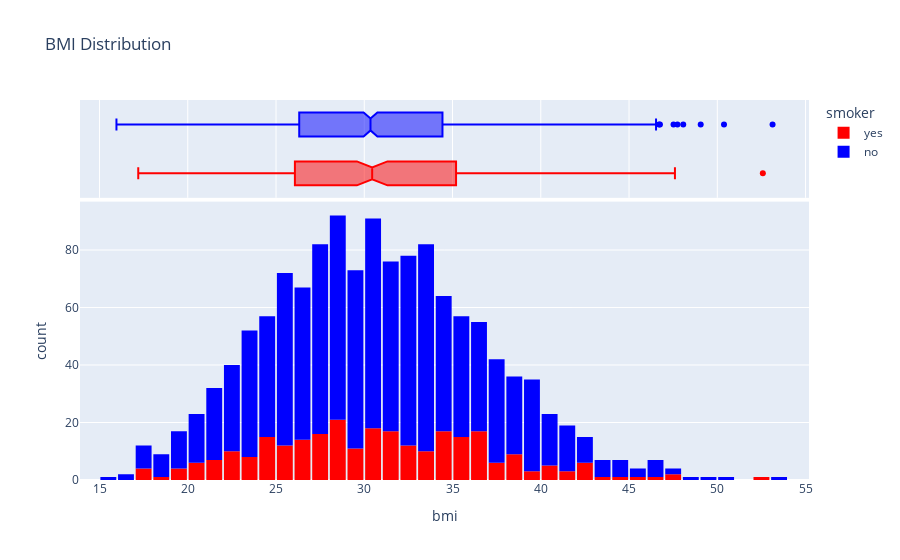

The cell this chart's notebook holds for it:
### Code cell
#bmi

fg = px.histogram(df,x='bmi',title='BMI Distribution', color='smoker',marginal='box',color_discrete_sequence=['red', 'blue'])
fg.update_layout(bargap=0.1)
fg.show()

### Figure 1 — Plotly figure (JSON) as saved in the notebook; plotly's stock layout.template omitted (floating-point values rounded to 4 significant figures; data arrays with more than 128 entries replaced by an {"elided": "..."} marker saying what was removed)
{"data": [{"bingroup": "x", "hovertemplate": "smoker=yes<br>bmi=%{x}<br>count=%{y}<extra></extra>", "legendgroup": "yes", "marker": {"color": "red", "pattern": {"shape": ""}}, "name": "yes", "orientation": "v", "showlegend": true, "type": "histogram", "x": {"elided": "274 float values"}, "xaxis": "x", "yaxis": "y"}, {"hovertemplate": "smoker=yes<br>bmi=%{x}<extra></extra>", "legendgroup": "yes", "marker": {"color": "red"}, "name": "yes", "notched": true, "showlegend": false, "type": "box", "x": {"elided": "274 float values"}, "xaxis": "x2", "yaxis": "y2"}, {"bingroup": "x", "hovertemplate": "smoker=no<br>bmi=%{x}<br>count=%{y}<extra></extra>", "legendgroup": "no", "marker": {"color": "blue", "pattern": {"shape": ""}}, "name": "no", "orientation": "v", "showlegend": true, "type": "histogram", "x": {"elided": "1064 float values"}, "xaxis": "x", "yaxis": "y"}, {"hovertemplate": "smoker=no<br>bmi=%{x}<extra></extra>", "legendgroup": "no", "marker": {"color": "blue"}, "name": "no", "notched": true, "showlegend": false, "type": "box", "x": {"elided": "1064 float values"}, "xaxis": "x2", "yaxis": "y2"}], "layout": {"bargap": 0.1, "barmode": "relative", "legend": {"title": {"text": "smoker"}, "tracegroupgap": 0}, "title": {"text": "BMI Distribution"}, "xaxis": {"anchor": "y", "domain": [0, 1], "title": {"text": "bmi"}}, "xaxis2": {"anchor": "y2", "domain": [0, 1], "matches": "x", "showgrid": true, "showticklabels": false}, "yaxis": {"anchor": "x", "domain": [0, 0.7326], "title": {"text": "count"}}, "yaxis2": {"anchor": "x2", "domain": [0.7426, 1], "matches": "y2", "showgrid": false, "showline": false, "showticklabels": false, "ticks": ""}}}
